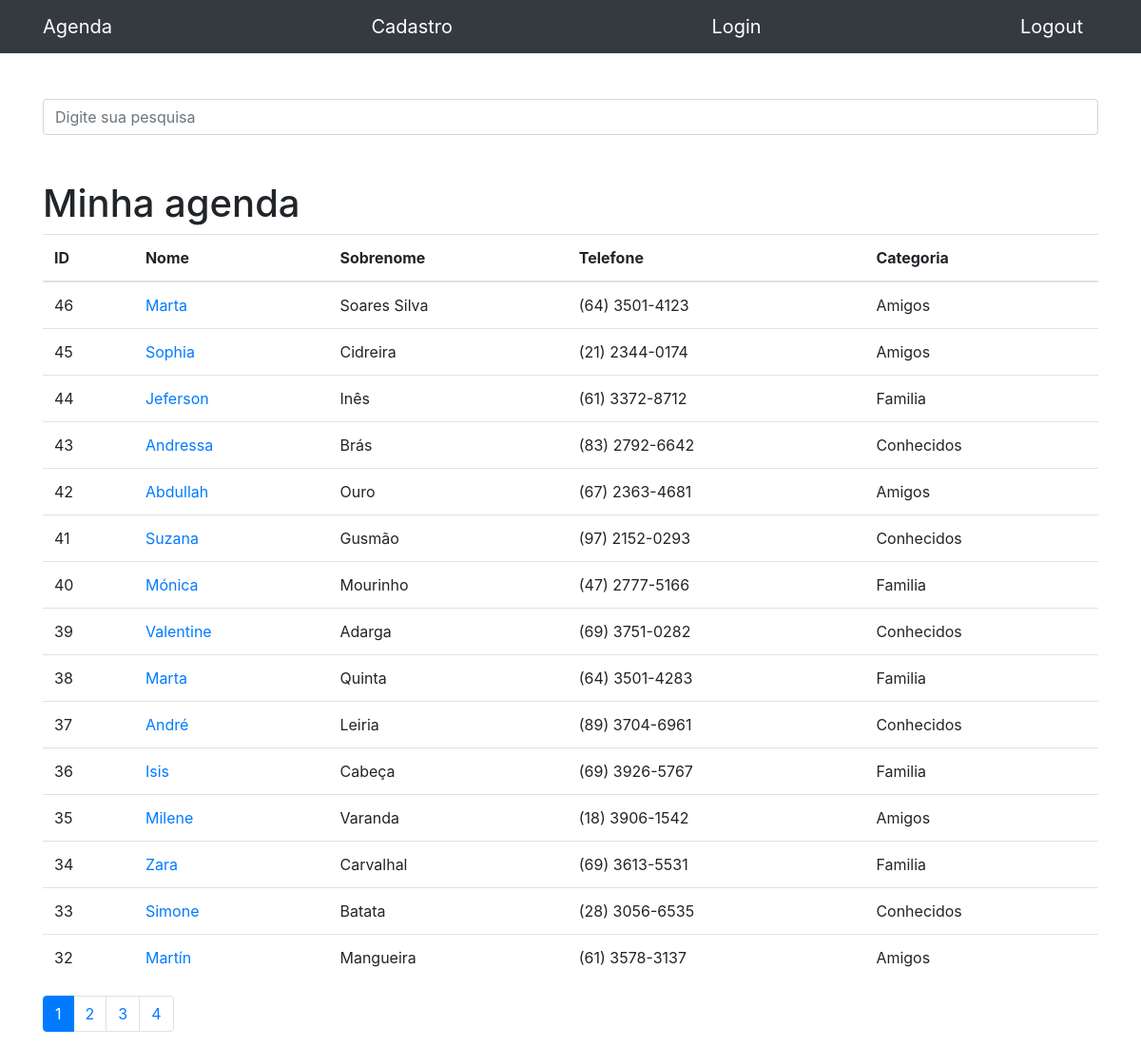
The page / on the database its author committed.
### contatos/models.py (models this page shows, shortened)
class Contato(models.Model):
    nome = models.CharField(max_length=100)
    sobre_nome = models.CharField(max_length=100, blank=True)
    telefone = models.CharField(max_length=100)
    email = models.CharField(max_length=100, blank=True)
    data_criacao = models.DateTimeField(default=timezone.now)
    descricao = models.TextField(blank=True)
    categoria = models.ForeignKey(Categoria, on_delete=models.DO_NOTHING)
    mostrar = models.BooleanField(default=True)
    foto = models.ImageField(blank=True, upload_to='fotos/%Y/%m/')

class Categoria(models.Model):
    nome = models.CharField(max_length=100)
    def __str__(self):
        return self.nome

### contatos/views.py (the view)
# urls.py: path('', views.index, name='index'),
def index(request):
    contatos = Contato.objects.order_by('-id').filter(
        mostrar=True
    )
    paginator = Paginator(contatos, 15)
    page = request.GET.get('pages')
    contatos = paginator.get_page(page)
    return render(request, 'contatos/index.html', {
        'contatos': contatos
    })

### contatos/templates/contatos/index.html
{% extends 'base.html'%}
{%block conteudo%}
    <h1 class="mt-5">Minha agenda</h1>
    <table class="table">
        <thead>
            <tr>
            <th>ID</th>
            <th>Nome</th>
            <th>Sobrenome</th>
            <th>Telefone</th>
            <th>Categoria</th>
            </tr>
        </thead>
        <tbody>
            {% for contato in contatos %}
                <tr>
                    <td>{{contato.id}}</td>
                    <td>
                        <a href="{% url 'show' contato.id %}">{{ contato.nome }}</a>
                    </td>
                    <td>{{ contato.sobre_nome }}</td>
                    <td>{{ contato.telefone }}</td>
                    <td>{{ contato.categoria }}</td>
                </tr>
            {% endfor %}
        </tbody>
    </table>
<nav aria-label="Page navigation example">
    <ul class="pagination">
        {% for pagina in contatos.paginator.page_range %}
            {% if contatos.number == pagina %}
                <li class="page-item active">
                    <a class="page-link" href="?pages={{pagina}}&termo={{request.GET.termo}}">{{pagina}}</a>
                </li>
            {% else %}
                <li class="page-item">
                    <a class="page-link" href="?pages={{pagina}}&termo={{request.GET.termo}}">{{pagina}}</a>
                </li>
            {% endif %}
        {% endfor %}
    </ul>
</nav>
{%endblock%}

### rows shown on the page
Contato: id "46", nome "Marta", sobre_nome "Soares Silva", telefone "(64) 3501-4123", categoria "Amigos"
Contato: id "45", nome "Sophia", sobre_nome "Cidreira", telefone "(21) 2344-0174", categoria "Amigos"
Contato: id "44", nome "Jeferson", sobre_nome "Inês", telefone "(61) 3372-8712", categoria "Familia"
Contato: id "43", nome "Andressa", sobre_nome "Brás", telefone "(83) 2792-6642", categoria "Conhecidos"
Contato: id "42", nome "Abdullah", sobre_nome "Ouro", telefone "(67) 2363-4681", categoria "Amigos"
Contato: id "41", nome "Suzana", sobre_nome "Gusmão", telefone "(97) 2152-0293", categoria "Conhecidos"
Contato: id "40", nome "Mónica", sobre_nome "Mourinho", telefone "(47) 2777-5166", categoria "Familia"
Contato: id "39", nome "Valentine", sobre_nome "Adarga", telefone "(69) 3751-0282", categoria "Conhecidos"
Contato: id "38", nome "Marta", sobre_nome "Quinta", telefone "(64) 3501-4283", categoria "Familia"
Contato: id "37", nome "André", sobre_nome "Leiria", telefone "(89) 3704-6961", categoria "Conhecidos"
Contato: id "36", nome "Isis", sobre_nome "Cabeça", telefone "(69) 3926-5767", categoria "Familia"
Contato: id "35", nome "Milene", sobre_nome "Varanda", telefone "(18) 3906-1542", categoria "Amigos"
Contato: id "34", nome "Zara", sobre_nome "Carvalhal", telefone "(69) 3613-5531", categoria "Familia"
Contato: id "33", nome "Simone", sobre_nome "Batata", telefone "(28) 3056-6535", categoria "Conhecidos"
Contato: id "32", nome "Martín", sobre_nome "Mangueira", telefone "(61) 3578-3137", categoria "Amigos"

### other values the page prints
{{ pagina }} "1"
{{ pagina }} "2" "3" "4"
